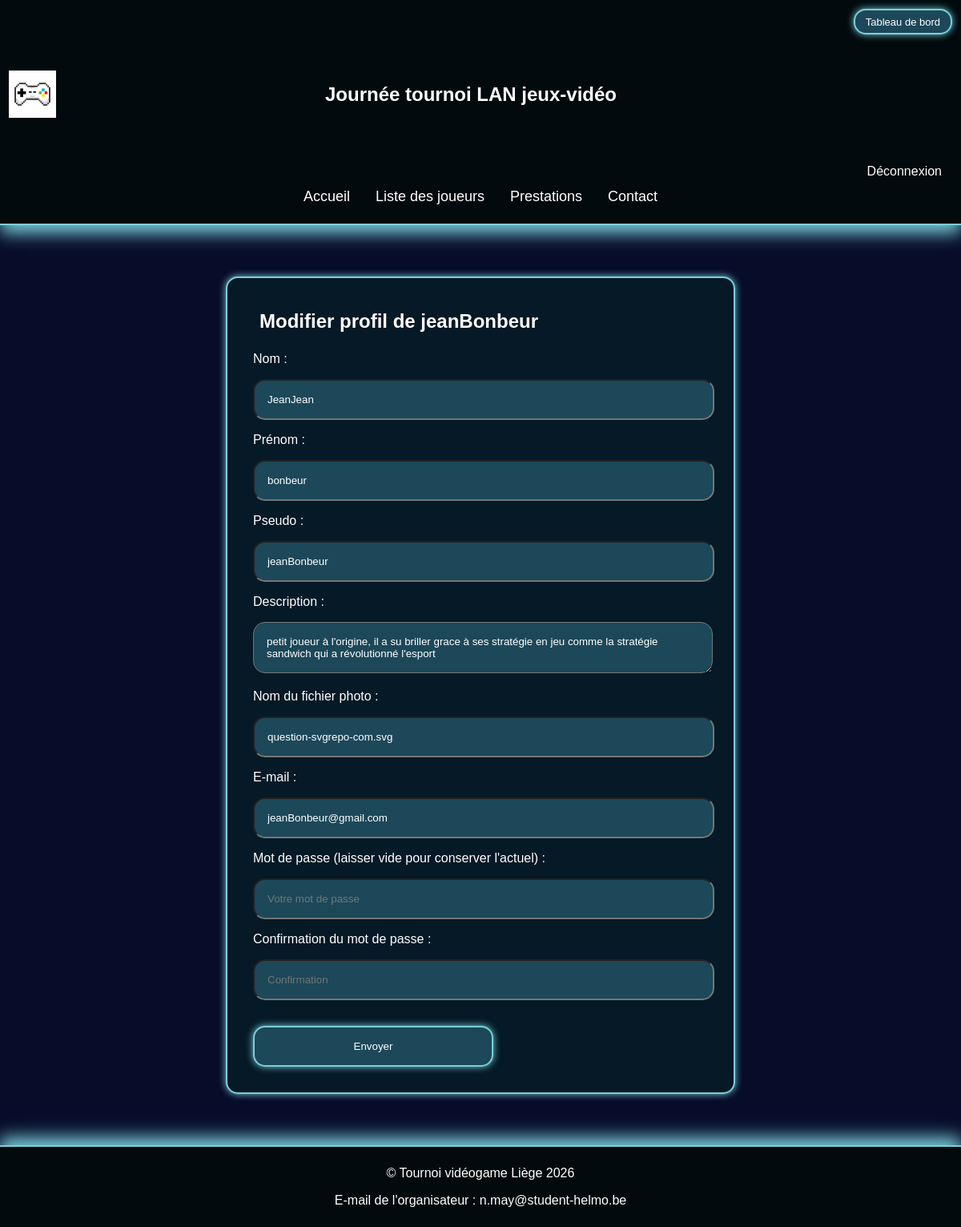
Page /modifierJoueur.php (signed in) on the committed database.
### tables this page shows
CREATE TABLE `joueur` (
  `idJoueur` int(2) NOT NULL,
  `pseudo` varchar(50) NOT NULL,
  `photo` varchar(100) NOT NULL,
  `description` varchar(200) NOT NULL,
  `idUtilisateur` int(2) NOT NULL
);

CREATE TABLE `utilisateur` (
  `iduser` int(2) NOT NULL,
  `nom` varchar(50) NOT NULL,
  `prenom` varchar(50) NOT NULL,
  `motDePasse` varchar(50) NOT NULL,
  `Email` varchar(50) NOT NULL
);

### app/Model/utilisateur.php (called while the page is built, shortened)
<?php
require_once __DIR__ . "/Joueur.php";
class Utilisateur
{
    private int $idUser;
    private string $nom;
    private string $prenom;
    private string $email;
    public function getNom(): string
    {
        return $this->nom;
    }
    public function getPrenom(): string
    {
        return $this->prenom;
    }
    public function getEmail(): string
    {
        return $this->email;
    }
    public function getIdUser(): int
    {
        return $this->idUser;
    }
    public function getIdUtilisateur(): int
    {
        return $this->getIdUser();
    }
    public static function findByEmail(string $email)
    {
        $pdo = Database::getPDO();
        $requete = $pdo->prepare("SELECT idUser AS idUser, nom, prenom, motDePasse AS password, Email AS email FROM utilisateur WHERE Email = :email");
        $requete->bindValue(':email', $email, PDO::PARAM_STR);
        $requete->execute();
        $requete->setFetchMode(PDO::FETCH_CLASS, Utilisateur::class);
        return $requete->fetch() ?: null;
    }
    public function getJoueur(): ?Joueur
    {
       $pdo = Database::getPDO();
        $requete = $pdo->prepare("SELECT idJoueur AS idJoueur, pseudo, photo, description, idUtilisateur FROM joueur WHERE idUtilisateur = :id");
        $requete->bindValue(':id', $this->getIdUtilisateur(), PDO::PARAM_INT);
        $requete->execute();
        $requete->setFetchMode(PDO::FETCH_CLASS, Joueur::class);
        return $requete->fetch() ?: null;
    }
}

### app/Model/Joueur.php (called while the page is built, shortened)
<?php
require_once __DIR__ . "/utilisateur.php";
class Joueur
{
    private string $pseudo;
    private string $photo;
    private string $description;
    public function getDescription(): string
    {
        return $this->description;
    }
    public function getImage(): string
    {
        return $this->photo;
    }
    public function getPseudo(): string
    {
        return $this->pseudo;
    }
}
?>

### modifierJoueur.php (the view, shortened to what this page needs)
<?php
require_once __DIR__ . "/app/Model/utilisateur.php";
require_once __DIR__ . "/app/Model/Joueur.php";
$error = [];
$Nom = '';
$Prenom = '';
$Email = '';
$Pseudo = '';
$Description = '';
$Photo = '';
$isAdmin = false;
if (!empty($_SESSION['user_email'])) {
    try {
        $sessionUser = Utilisateur::findByEmail($_SESSION['user_email']);
        if ($sessionUser) {
            $utilisateur = $sessionUser;
            $Nom = $utilisateur->getNom();
            $Prenom = $utilisateur->getPrenom();
            $Email = $utilisateur->getEmail();
            if (!$isAdmin) {
                $Joueur = $utilisateur->getJoueur();
                if ($Joueur) {
                    $Pseudo = $Joueur->getPseudo();
                    $Description = $Joueur->getDescription();
                    $Photo = $Joueur->getImage();
                }
            }
        }
    } catch (Exception $e) {
        $error['db'] = "Erreur de base de données.";
        $utilisateur = null;
        $Joueur = null;
    }
}
?>
<!DOCTYPE html>
<html lang="fr">
<head>
    <link rel="stylesheet" href="assets/css/Style.css">
</head>
<body>
    <?php require_once "app/view/header.php"; ?>
    <main>
        <form action="modifierJoueur.php" method="post">
            <fieldset>
                <h2>Modifier profil de <?php echo htmlspecialchars($Pseudo); ?></h2>
                <label for="name">Nom :</label>
                <input type="text" id="name" name="user_name" placeholder="Votre nom..." value="<?php echo htmlspecialchars($Nom); ?>" required>
                <label for="surname">Prénom :</label>
                <input type="text" id="surname" name="user_surname" placeholder="Votre prénom..." value="<?php echo htmlspecialchars($Prenom); ?>" required>
                <?php if (!$isAdmin) : ?>
                    <label for="pseudo">Pseudo :</label>
                    <input type="text" id="pseudo" name="user_pseudo" placeholder="Votre pseudo..." value="<?php echo htmlspecialchars($Pseudo); ?>" required>
                    <label for="message">Description :</label>
                    <textarea id="message" name="user_description" placeholder="Parlez un peu de vous..." required><?php echo htmlspecialchars($Description); ?></textarea>
                    <label for="photo">Nom du fichier photo :</label>
                    <input type="text" id="photo" name="user_photo" placeholder="Nom du fichier photo" value="<?php echo htmlspecialchars($Photo); ?>">
                <?php endif; ?>
                <label for="email">E-mail :</label>
                <input type="email" id="email" name="user_email" placeholder="Votre adresse mail" value="<?php echo htmlspecialchars($Email); ?>" required>
                <label for="password">Mot de passe (laisser vide pour conserver l'actuel) :</label>
                <input type="password" id="password" name="user_password" placeholder="Votre mot de passe">
                <label for="passwordconfirm">Confirmation du mot de passe :</label>
                <input type="password" id="passwordconfirm" name="user_password_confirm" placeholder="Confirmation">
                <button type="submit">Envoyer</button>
            </fieldset>
        </form>
    </main>
    <?php require_once "app/view/footer.php"; ?>
</body>
</html>

### assets/css/Style.css (style rules this page uses)
* { font-family: Arial, Helvetica, sans-serif; padding: 0; margin: 0; color: white; }
body { display: flex; flex-direction: column; min-height: 100vh; }
main { background-color: #070C29; display: flex; flex: 1; flex-direction: column; align-items: center; }
h2 { padding: 0.5rem; margin: 1rem; }
form { margin: 4rem 2rem 4rem 2rem; padding: 1rem; border: #79CFD9 solid 2px; box-shadow: #79CFD9 0 0 10px; display: flex; width: 50%; height: 100%; flex-direction: column; border-radius: 15px; background-color: #051926; }
fieldset { border: none; }
label { margin-left: 1rem; }
input, #message { padding: 1rem; border-radius: 15px; width: 90%; margin: 1rem; background-color: #1C4859; transition: 0.2s; }
button { padding: 1rem; border-radius: 15px; width: 50%; margin: 1rem; background-color: #1C4859; border: #79CFD9 solid 2px; box-shadow: #79CFD9 0 0 10px; transition: 0.3s ease; }

### rows in the picture
joueur: pseudo "jeanBonbeur", user_pseudo "jeanBonbeur", user_description "petit joueur à l'origine, il a su briller grace à ses stratégie en jeu comme la stratégie sandwich qui a révolutionné l'esport", user_photo "question-svgrepo-com.svg"
utilisateur: user_name "JeanJean", user_surname "bonbeur", user_email "jeanBonbeur@gmail.com"
